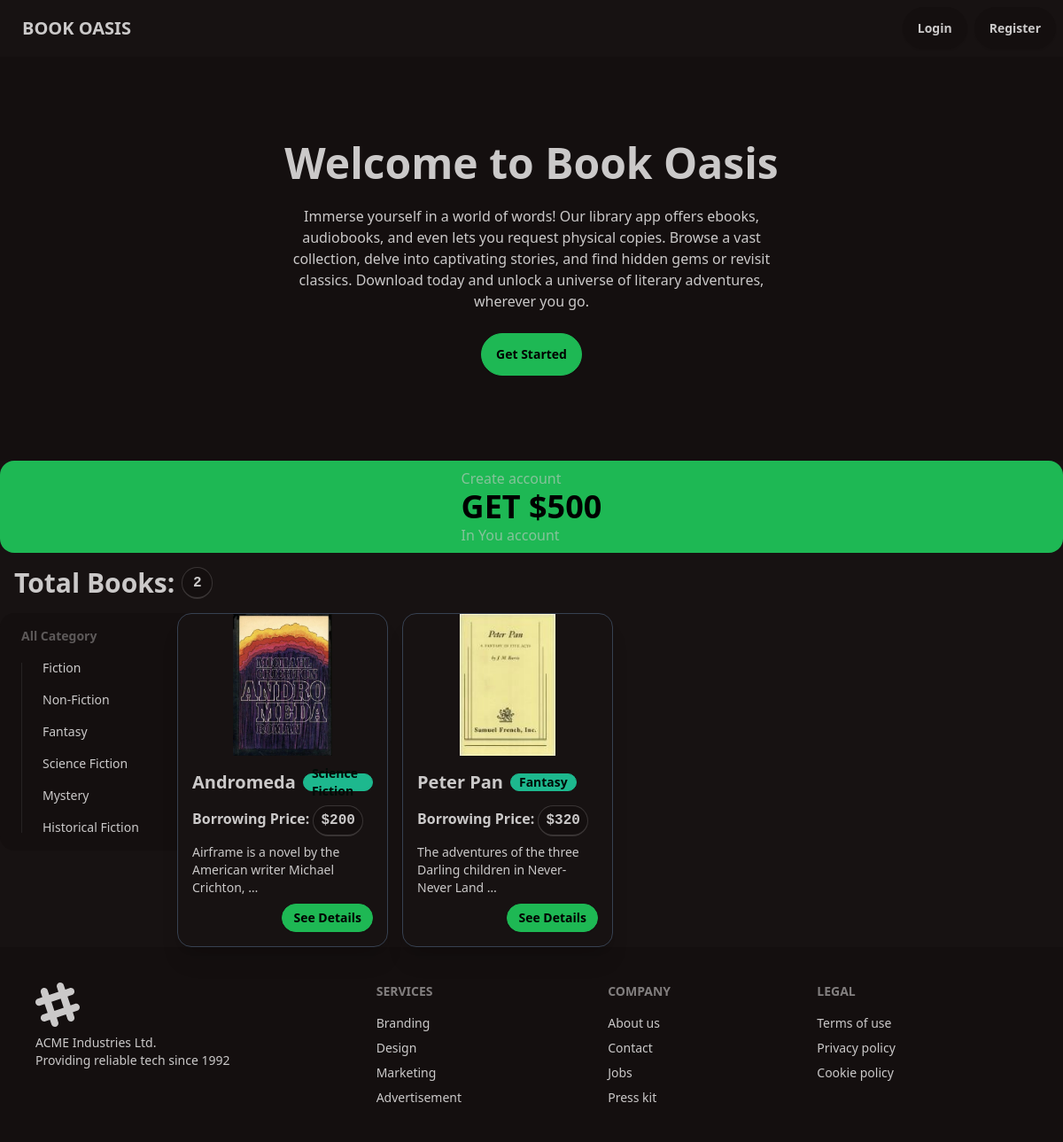
Before: / with the older database file.
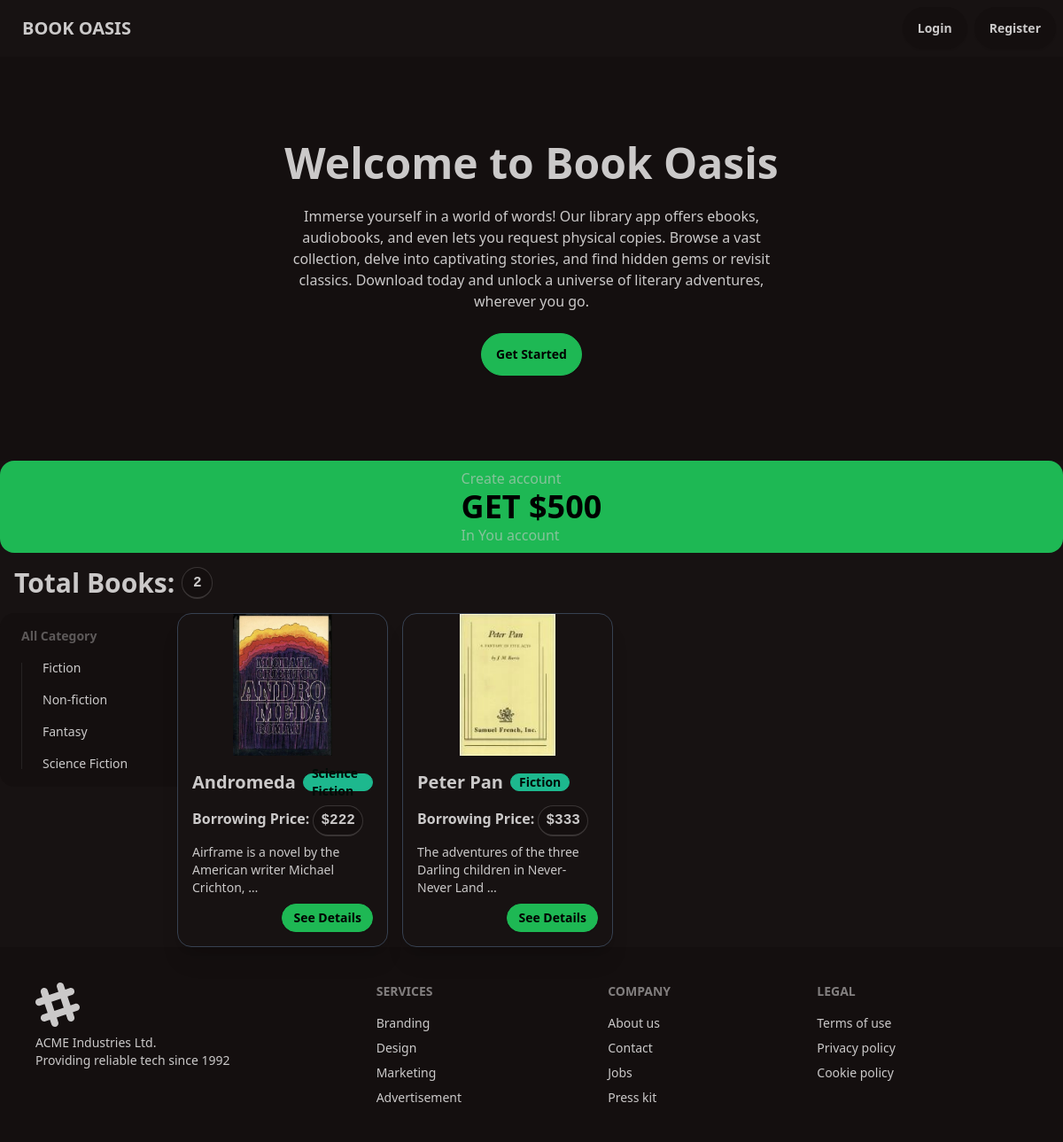
After: the same page with the newer database file.
### categories/models.py (models this page shows, shortened)
class Category(models.Model):
    name = models.CharField(max_length=100)
    slug = models.SlugField(max_length=100, unique=True, blank=True, null=True)

### books/models.py (models this page shows, shortened)
class Book(models.Model):
    title = models.CharField(max_length=100)
    description = models.TextField()
    category = models.ForeignKey(Category, on_delete=models.DO_NOTHING, related_name='books', default=False)
    price = models.DecimalField(max_digits=12, decimal_places=0)
    image = models.ImageField(upload_to='books/media/uploads/', null=True, blank=True)
    quantity = models.IntegerField(default=0)

### core/views.py (the view)
# urls.py: path('', Home.as_view(), name='home'),
class Home(TemplateView):
    template_name = 'core/home.html'
    def get_context_data(self, **kwargs: Any) -> dict[str, Any]:
        context = super().get_context_data(**kwargs)
        category_slug = self.kwargs.get('category', None)
        if category_slug is not None:
            category = Category.objects.get(slug=category_slug)
            books = Book.objects.filter(category=category)
        else:
            books = Book.objects.all()
        categories = Category.objects.all()
        context['categories'] = categories
        context['books'] = books
        return context

### core/templates/core/home.html
{% extends "core/base.html" %} {% block head_title %} Book Oasis {% endblock %}
{% block body %}
<section>
  <div class="hero bg-base-200 py-20">
    <div class="hero-content text-center">
      <div class="max-w-xl">
        <h1 class="text-5xl font-bold">Welcome to Book Oasis</h1>
        <p class="py-6">
          Immerse yourself in a world of words! Our library app offers ebooks,
          audiobooks, and even lets you request physical copies. Browse a vast
          collection, delve into captivating stories, and find hidden gems or
          revisit classics. Download today and unlock a universe of literary
          adventures, wherever you go.
        </p>
        <a href='{% url "profile" %}' class="btn btn-primary">Get Started</a>
      </div>
    </div>
  </div>
  <div class="stats bg-primary text-primary-content flex justify-center">
    <div class="center my-2">
      <div class="stat-title">Create account</div>
      <div class="stat-value">GET $500</div>
      <div class="stat-title">In You account</div>
    </div>
  </div>
  <h1 class="p-4 text-3xl font-bold flex justify-start gap-2 items-center">
    Total Books: <kbd class="kbd kbd-md">{{books|length}}</kbd>
  </h1>
  <div class="grid grid-cols-6">
    <div class="col-span-1">
      <ul class="menu bg-base-200 w-56 rounded-box">
        <li>
          <h2 class="menu-title">All Category</h2>
          <ul>
            {% for cat in categories %}
            <li><a href='{% url "filter_home" cat.slug %}'> {{cat.name}} </a></li>
            {% endfor %}
          </ul>
        </li>
      </ul>
    </div>
    <div class="col-span-5 grid grid-cols-4 gap-4">
      {% for book in books %}
      <div
        class="card card-compact w-full bg-base-100 shadow-xl border border-gray-700"
      >
        <figure>
          <img class="max-h-40" src="{{book.image.url}}" alt="{{book.title}}" />
        </figure>
        <div class="card-body">
          <h2 class="card-title">
            {{book.title}}
            <div class="badge badge-secondary">{{book.category.name}}</div>
          </h2>
          <h2 class="text-base font-semibold">
            Borrowing Price:
            <kbd class="kbd kbd-md">${{book.price}}</kbd>
          </h2>
          <p>{{book.description|truncatewords:10}}</p>
          <div class="card-actions justify-end">
            <a href='{% url "book_details" book.id %}' class="btn btn-primary btn-sm">See Details</a>
          </div>
        </div>
      </div>
      {% endfor %}
    </div>
  </div>
</section>
{% endblock %}

Changed rows visible on the page:
removed Category: name "Mystery"
removed Category: name "Historical Fiction"
changed Category: name "Non-Fiction" → "Non-fiction"
changed Book "Andromeda": price "200" → "222"
changed Book "Peter Pan": category.name "Fantasy" → "Fiction"; price "320" → "333"
